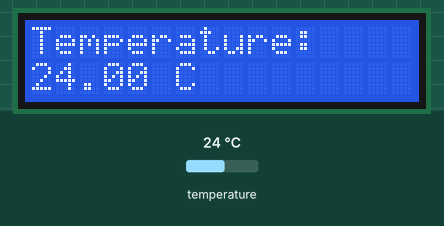
Bench run of a sketch on a simulated Arduino Uno, built with avr-gcc and run on an emulated ATmega328P. Parts: 16×2 character LCD. Inputs (shaded band) come from the test bench; at power-on: temperature 24 °C. What the sketch prints to the serial monitor is not drawn.

Above: at 1.2 s.
1.3 s: temperature set to 12 °C
At 4.8 s:
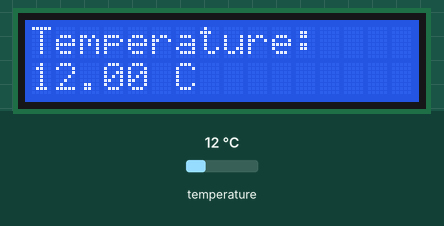
5.1 s: temperature set to 19 °C
At 7.8 s:
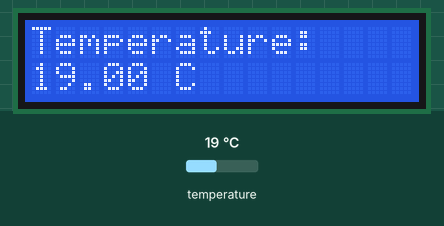
8.9 s: temperature set to 28 °C
At 9.5 s:
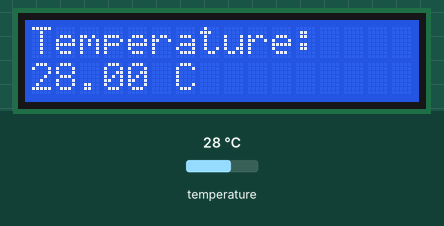
Timing chart, 0 to 11.9 s (numbered marks = the images above; inputs shaded):
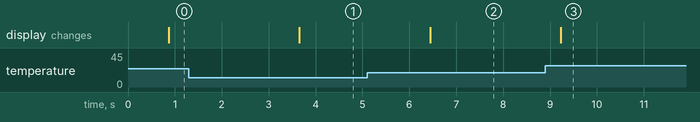

Measured:
- after the input at 1.3 s, the display: changes after 2.4 s (image 1)
- after the input at 5.1 s, the display: changes after 1.3 s (image 2)
- after the input at 8.9 s, the display: changes after 0.33 s (image 3)

The sketch:

esp8266.ino
```cpp
#include <Wire.h>
#include <LiquidCrystal_PCF8574.h>
#include <OneWire.h>
#include <DallasTemperature.h>


LiquidCrystal_PCF8574 lcd(0x27);


#define ONE_WIRE_BUS 2
OneWire oneWire(ONE_WIRE_BUS);
DallasTemperature sensors(&oneWire);

void setup() {
  lcd.begin(16, 2);
  lcd.setBacklight(255);
  sensors.begin();
  Serial.begin(9600);
}

void loop() {
  lcd.setCursor(0, 0);


  sensors.requestTemperatures();
  float temperature = sensors.getTempCByIndex(0);


  lcd.clear();
  lcd.setCursor(0, 0);
  lcd.print("Temperature:");
  lcd.setCursor(0, 1);
  lcd.print(temperature);
  lcd.print(" C");

  Serial.print("Temperature: ");
  Serial.print(temperature);
  Serial.println(" C");

  delay(2000);
}
```
